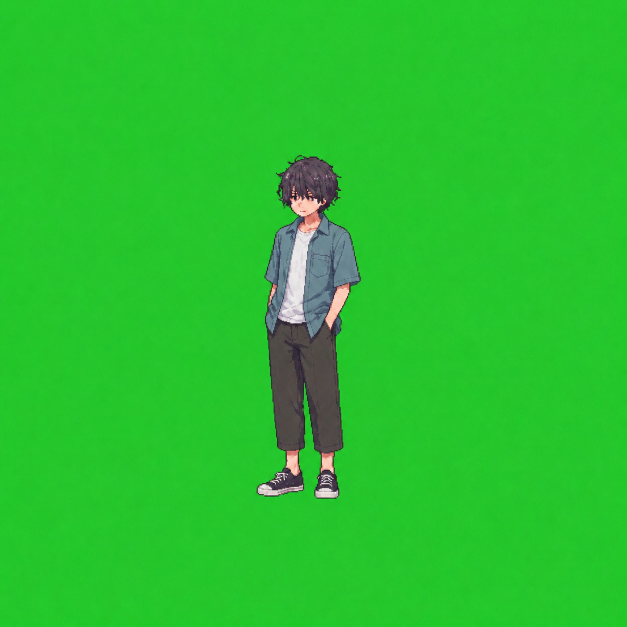
#> input picture art_source/hero2_casual_greenscreen.png, 1254 x 1254 px (shown at 1/2 size)
$ python import_sprite.py ../art_source/hero2_casual_greenscreen.png out.png
#> lines starting #> are read from the running program, lines starting #| are printed output that depends on the picture; after the words box and inside, x2 and y2 are one past the last pixel; in counts of white or black regions, pixels touching at a corner belong together
"""Turn an upscaled pixel-art image on a green screen into a clean game sprite.

AI image tools usually output "pixel art" upscaled to ~1024-1254px with soft
edges. This script:
  1. finds the size of one art pixel (or uses --block),
  2. samples each block at its centre (median) to get the true low-res pixels,
  3. removes the green screen and green fringes (chroma key + despill),
  4. trims empty space and saves a PNG with transparency.

Usage:
  python3 tools/import_sprite.py SRC.png assets/characters/NAME.png [--block 8.5 | --height 112] [--glass-rows 60]
"""
import argparse

import numpy as np
from PIL import Image


def is_green(rgb):
    r, g, b = rgb[..., 0], rgb[..., 1], rgb[..., 2]
    return (g > 140) & (g > r * 1.6) & (g > b * 1.6)


def estimate_block(rgb):
    """Most common spacing between colour edges inside the subject."""
    mask = ~is_green(rgb)
    ys, xs = np.where(mask)
    sub = rgb[ys.min():ys.max(), xs.min():xs.max()].astype(int)
    best = []
    for axis in (0, 1):
        edges = (np.abs(np.diff(sub, axis=axis)).sum(2) > 30).sum(axis=1 - axis).astype(float)
        edges -= edges.mean()
        scores = {}
        # Search fractional block sizes: score = how well edges line up on a grid
        for step in np.arange(4.0, 16.01, 0.05):
            idx = np.arange(0, len(edges) - 1, step)
            phases = []
            for phase in np.arange(0, step, 0.5):
                pos = np.clip(np.round(idx + phase).astype(int), 0, len(edges) - 1)
                phases.append(edges[pos].mean())
            scores[round(step, 2)] = max(phases) - np.mean(phases)
        best.append(max(scores, key=scores.get))
    return float(np.mean(best))


def find_phase(rgb, block):
    """Grid offset where block boundaries best match colour edges."""
    edges_x = (np.abs(np.diff(rgb.astype(int), axis=1)).sum(2) > 30).sum(0)
    edges_y = (np.abs(np.diff(rgb.astype(int), axis=0)).sum(2) > 30).sum(1)
    def best(edges):
        scores = []
        for phase in np.arange(0, block, 0.25):
            pos = np.round(np.arange(phase, len(edges), block)).astype(int)
            pos = pos[pos < len(edges)]
            scores.append((edges[pos].mean(), phase))
        return max(scores)[1]
    return best(edges_x), best(edges_y)


def downsample(rgb, block, phase):
    h, w, _ = rgb.shape
    px, py = phase
    cols = int((w - px) // block)
    rows = int((h - py) // block)
    out = np.zeros((rows, cols, 3), dtype=np.uint8)
    q = max(1, int(block * 0.25))
    for j in range(rows):
        cy = int(py + (j + 0.5) * block)
        for i in range(cols):
            cx = int(px + (i + 0.5) * block)
            patch = rgb[max(0, cy - q):cy + q + 1, max(0, cx - q):cx + q + 1].reshape(-1, 3)
            out[j, i] = np.median(patch, axis=0)
    return out


def unmix_glass(rgb, alpha, rows):
    """See-through parts (a clear umbrella) show the green screen through them: the
    greener a pixel, the more transparent. Take the green back out: alpha from how far
    the pixel's green excess is from the screen's, colour = (pixel - (1-a)*screen) / a."""
    screen = np.median(rgb[alpha == 0], axis=0)
    excess = rgb[..., 1] - np.maximum(rgb[..., 0], rgb[..., 2])
    full = screen[1] - max(screen[0], screen[2])
    glass = (alpha > 0) & (excess > 12)
    glass[rows:] = False                  # only where the see-through part is (not edge fringe lower down)
    a = np.clip(1 - excess / full, 0.18, 1.0)
    col = (rgb - (1 - a[..., None]) * screen) / a[..., None]
    rgb = np.where(glass[..., None], np.clip(col, 0, 255), rgb)
    alpha = np.where(glass, np.round(a * 255), alpha)
    return rgb.astype(int), alpha.astype(int), glass


def key_out(small, glass_rows=0, warm_fringe=False):
    rgb = small.astype(int)
    alpha = np.where(is_green(rgb), 0, 255)
    see_through = np.zeros(alpha.shape, bool)
    if glass_rows:
        rgb, alpha, see_through = unmix_glass(rgb, alpha, glass_rows)
    r, g, b = rgb[..., 0], rgb[..., 1], rgb[..., 2]
    # Fringe pixels: still greenish after keying -> pull green down to the other channels
    spill = (g > r) & (g > b) & (alpha > 0) & ~see_through
    rgb[..., 1] = np.where(spill, np.maximum(r, b), g)
    if warm_fringe:
        # Dark fringe left teal by the despill -> the drawing's dark warm outline colour
        # (only for characters with no green/teal in them: it would recolour a teal jacket)
        dark = spill & (r + g + b < 260)
        rgb[dark] = (46, 26, 32)
    # Fringe that is mostly green -> drop it
    weak = spill & (g > 120) & (g - np.maximum(r, b) > 60)
    alpha = np.where(weak, 0, alpha)
    return np.dstack([np.clip(rgb, 0, 255), alpha]).astype(np.uint8)


def main():
    ap = argparse.ArgumentParser()
    ap.add_argument("src")
    ap.add_argument("dst")
    ap.add_argument("--block", type=float, default=0.0, help="size of one art pixel in the source (auto if 0)")
    ap.add_argument("--glass-rows", type=int, default=0,
                    help="see-through parts (clear umbrella) in the top N rows of the sprite (before trimming): "
                         "unmix the green screen into partial transparency")
    ap.add_argument("--warm-fringe", action="store_true",
                    help="dark green-screen fringe -> dark warm outline (characters without green/teal)")
    ap.add_argument("--height", type=int, default=0,
                    help="character height in game pixels: sample with the block that gives this height "
                         "(to match another character's size, e.g. a shorter heroine next to the hero)")
    args = ap.parse_args()

    rgb = np.asarray(Image.open(args.src).convert("RGB"))
#> rgb is the input picture: shape (1254, 1254, 3); mean R, G, B 40.3, 193.4, 46.9
    if args.height:
        ys = np.nonzero((~is_green(rgb)).any(1))[0]
        block = (ys.max() - ys.min() + 1) / args.height
    else:
        block = args.block or estimate_block(rgb)
#> in is_green, `return (g > 140) & (g > r * 1.6) & (g > b * 1.6)`:
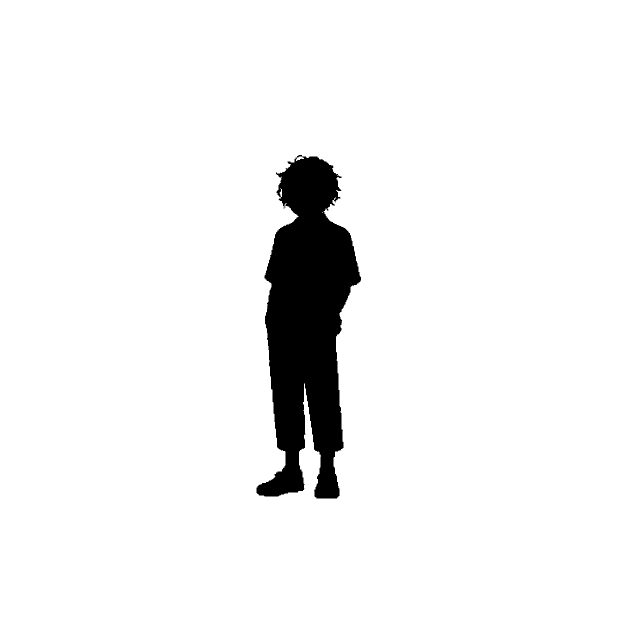
#> returned value: shape (1254, 1254) bool (shown at 1/2 size); 94.6% white; 2 black regions (1 under 20 px), largest, box (x1, y1, x2, y2) and area: (513, 310, 722, 997) 85674
#> in estimate_block, `sub = rgb[ys.min():ys.max(), xs.min():xs.max()].astype(int)`:
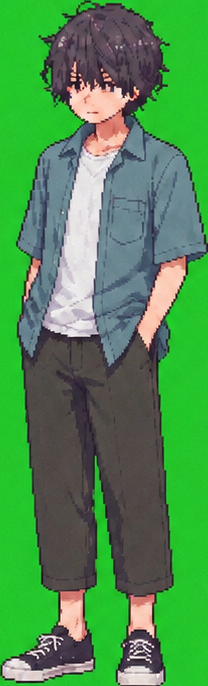
#> sub: shape (686, 208, 3) int64; mean R, G, B 79.3, 142.2, 82.2
#> after the loop in estimate_block, `for axis in (0, 1):`: best = [13.5, 14.8]
#> block = 14.15
    phase = find_phase(rgb, block)
#> in find_phase, `edges_x = (np.abs(np.diff(rgb.astype(int), axis=1)).sum(2) > 30).sum(0)`: edges_x = 1253 values, max 252 at index 607, min 0 at index 1, mean 17.65
#> in find_phase, `edges_y = (np.abs(np.diff(rgb.astype(int), axis=0)).sum(2) > 30).sum(1)`: edges_y = 1253 values, max 94 at index 979, min 0 at index 0, mean 11.31
#> after the loop in best, `for phase in np.arange(0, block, 0.25):`: scores = 57 pairs, first value 15.92 to 19.61, second value 0 to 14
#> phase = (14, 1)
    small = downsample(rgb, block, phase)
#> in downsample, `px, py = phase`: px = 14; py = 1
#> in downsample, `cols = int((w - px) // block)`: cols = 87
#> in downsample, `rows = int((h - py) // block)`: rows = 88
#> in downsample, `q = max(1, int(block * 0.25))`: q = 3
#> the loop in downsample, `for j in range(rows):` made 88 passes
#> cy on passes 1 to 12: 8, 22, 36, 50, 64, 78, 92, 107, 121, 135, 149, 163
    rgba = key_out(small, args.glass_rows, args.warm_fringe)
#> in is_green (call 2), `r, g, b = rgb[..., 0], rgb[..., 1], rgb[..., 2]`:
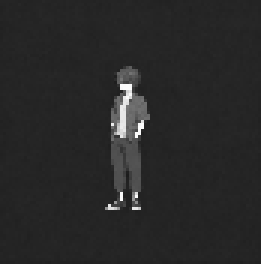
#> r: shape (88, 87) int64 (shown 3 times larger); min 29, max 252, mean 40.4
#> in is_green (call 2), `r, g, b = rgb[..., 0], rgb[..., 1], rgb[..., 2]`:
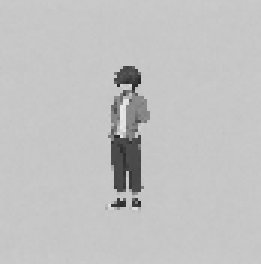
#> g: shape (88, 87) int64 (shown 3 times larger); min 38, max 232, mean 193.4
#> in is_green (call 2), `return (g > 140) & (g > r * 1.6) & (g > b * 1.6)`: returned value: shape (88, 87) bool; 94.4% white; 1 black region, box (x1, y1, x2, y2) and area: (35, 22, 50, 70) 425
#> in key_out, `spill = (g > r) & (g > b) & (alpha > 0) & ~see_through`:
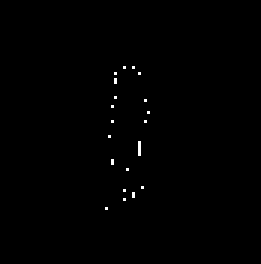
#> spill: shape (88, 87) bool (shown 3 times larger); 0.35% white in thin lines or dots, all inside (x1, y1, x2, y2) = (35, 22, 50, 70)
#> in key_out, `rgb[..., 1] = np.where(spill, np.maximum(r, b), g)`:
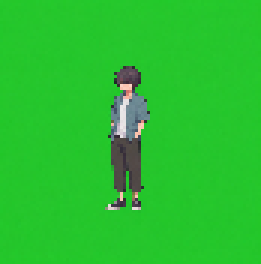
#> rgb: shape (88, 87, 3) int64 (shown 3 times larger); mean R, G, B 40.4, 193.3, 47.1
#> in key_out, `weak = spill & (g > 120) & (g - np.maximum(r, b) > 60)`: weak: shape (88, 87) bool; every value is 0
#> in key_out, `return np.dstack([np.clip(rgb, 0, 255), alpha]).astype(np.uint8)`:
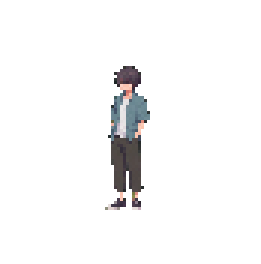
#> returned value: shape (88, 87, 4) (shown 3 times larger); mean of channels 0, 1, 2, 3 40.4, 193.3, 47.1, 14.2; transparent parts drawn white
    img = Image.fromarray(rgba, "RGBA")
    img = img.crop(img.getbbox())
    img.save(args.dst)
    print(f"block={block:.2f} phase=({phase[0]:.2f},{phase[1]:.2f}) -> {img.size[0]}x{img.size[1]} saved {args.dst}")
#| block=14.15 phase=(14.00,1.00) -> 15x48 saved out.png


if __name__ == "__main__":
    main()

$ run again, on art_source/hero2_uniform_greenscreen.png
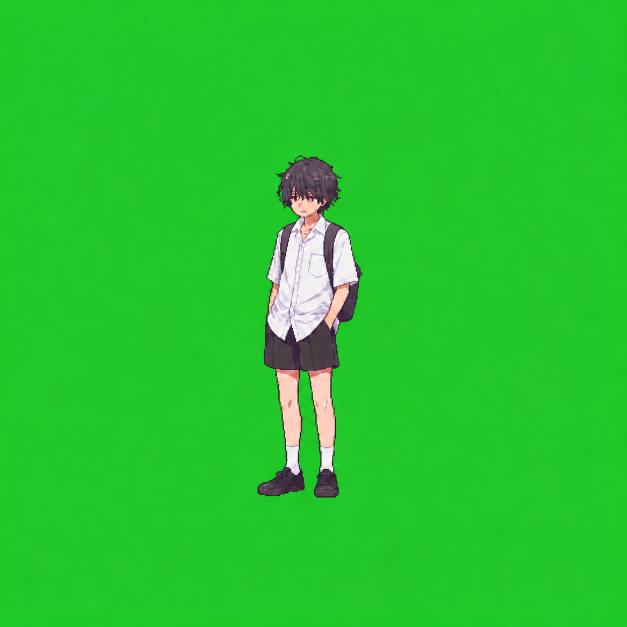
#> input picture art_source/hero2_uniform_greenscreen.png, 1254 x 1254 px (shown at 1/2 size)
#> in main, rgb is the input picture: shape (1254, 1254, 3); mean R, G, B 40, 196.3, 47.6
#> mask: shape (1254, 1254) bool; 5.1% white; 1 white region, box (x1, y1, x2, y2) and area: (515, 311, 725, 996) 79723
#> after the loop in estimate_block, `for axis in (0, 1):`: best = [14.15, 13.55]
#> block = 13.85
#> edges_x = 1253 values, max 348 at index 597, min 0 at index 1, mean 17.99
#> edges_y = 1253 values, max 85 at index 740, min 0 at index 0, mean 11.3
#> after the loop in best, `for phase in np.arange(0, block, 0.25):`: scores = 56 pairs, first value 15.97 to 20.41, second value 0 to 13.75
#> phase = (1.25, 6)
#> px = 1.25; py = 6
#> cols = 90
#> q = 3
#> the loop in downsample, `for j in range(rows):` made 90 passes
#> cy on passes 1 to 8: 12, 26, 40, 54, 68, 82, 96, 109
#> r: shape (90, 90) int64
#> g: shape (90, 90) int64
#> b: shape (90, 90) int64
#> alpha: shape (90, 90) int64; 5% white; 1 white region, box (x1, y1, x2, y2) and area: (37, 22, 52, 71) 404
#> in key_out, `spill = (g > r) & (g > b) & (alpha > 0) & ~see_through`:
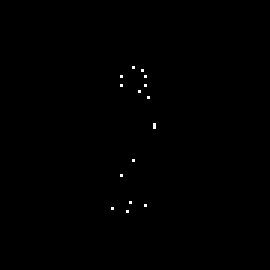
#> spill: shape (90, 90) bool (shown 3 times larger); 0.2% white in thin lines or dots, all inside (x1, y1, x2, y2) = (37, 22, 52, 71)
#> weak: shape (90, 90) bool; every value is 0
#> in key_out, `return np.dstack([np.clip(rgb, 0, 255), alpha]).astype(np.uint8)`:
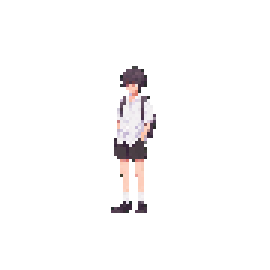
#> returned value: shape (90, 90, 4) (shown 3 times larger); mean of channels 0, 1, 2, 3 40.1, 196.4, 47.8, 12.7; transparent parts drawn white
#| block=13.85 phase=(1.25,6.00) -> 15x49 saved out.png

$ run again, on art_source/hero_casual_greenscreen.png
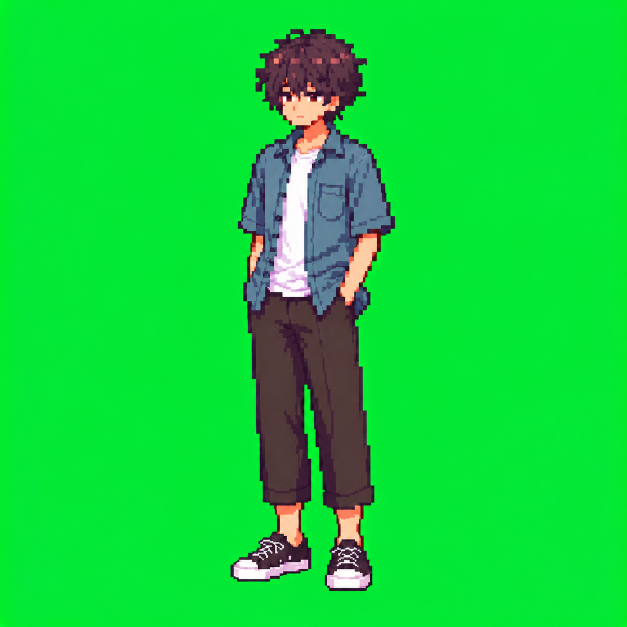
#> input picture art_source/hero_casual_greenscreen.png, 1254 x 1254 px (shown at 1/2 size)
#> in main, rgb is the input picture: shape (1254, 1254, 3); mean R, G, B 17.3, 211.8, 59.3
#> in is_green, `return (g > 140) & (g > r * 1.6) & (g > b * 1.6)`:
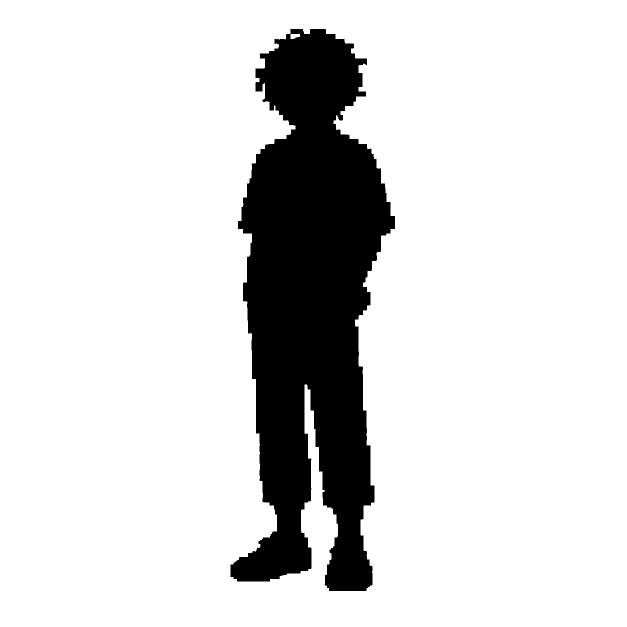
#> returned value: shape (1254, 1254) bool (shown at 1/2 size); 85.4% white; 1 black region, box (x1, y1, x2, y2) and area: (461, 58, 790, 1182) 229136
#> after the loop in estimate_block, `for axis in (0, 1):`: best = [9.55, 8.9]
#> block = 9.23
#> edges_x = 1253 values, max 498 at index 511, min 0 at index 0, mean 26.24
#> edges_y = 1253 values, max 156 at index 116, min 0 at index 0, mean 18.81
#> after the loop in best, `for phase in np.arange(0, block, 0.25):`: scores = 37 pairs, first value 20.26 to 35.07, second value 0 to 9
#> phase = (5.5, 4.25)
#> px = 5.5; py = 4.25
#> cols = 135
#> q = 2
#> the loop in downsample, `for j in range(rows):` made 135 passes
#> cy on passes 1 to 8: 8, 18, 27, 36, 45, 54, 64, 73
#> r: shape (135, 135) int64
#> g: shape (135, 135) int64
#> b: shape (135, 135) int64
#> alpha: shape (135, 135) int64; 14.8% white; 1 white region, box (x1, y1, x2, y2) and area: (49, 6, 85, 128) 2694
#> spill: shape (135, 135) bool; 0.13% white in thin lines or dots, all inside (x1, y1, x2, y2) = (49, 7, 83, 125)
#> weak: shape (135, 135) bool; every value is 0
#> in main, `img = img.crop(img.getbbox())`:
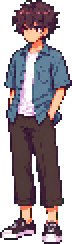
#> img: PIL image 36x122 RGBA (shown 2 times larger); mean R, G, B, A 66.5, 145.3, 81.7, 156.4; transparent parts drawn white
#| block=9.23 phase=(5.50,4.25) -> 36x122 saved out.png

$ run again, on art_source/hero_two_straps_ref.png
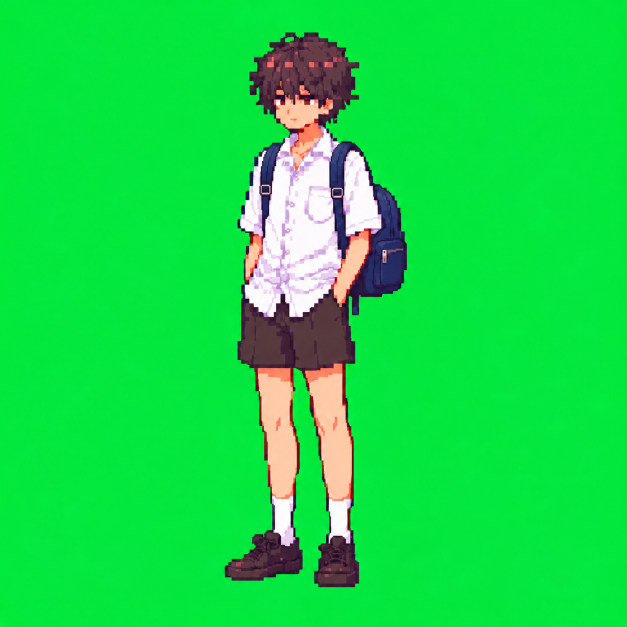
#> input picture art_source/hero_two_straps_ref.png, 1254 x 1254 px (shown at 1/2 size)
#> in main, rgb is the input picture: shape (1254, 1254, 3); mean R, G, B 24.1, 217.9, 71.4
#> mask: shape (1254, 1254) bool; 13.7% white; 1 white region, box (x1, y1, x2, y2) and area: (449, 65, 814, 1175) 214979
#> after the loop in estimate_block, `for axis in (0, 1):`: best = [9.45, 8.75]
#> block = 9.1
#> edges_x = 1253 values, max 417 at index 579, min 0 at index 0, mean 28.14
#> edges_y = 1253 values, max 140 at index 735, min 0 at index 0, mean 17.64
#> after the loop in best, `for phase in np.arange(0, block, 0.25):`: scores = 37 pairs, first value 19.93 to 36.72, second value 0 to 9
#> phase = (7.5, 7)
#> px = 7.5; py = 7
#> cols = 136
#> rows = 137
#> q = 2
#> the loop in downsample, `for j in range(rows):` made 137 passes
#> cy on passes 1 to 8: 11, 20, 29, 38, 47, 57, 66, 75
#> r: shape (137, 136) int64
#> g: shape (137, 136) int64
#> b: shape (137, 136) int64
#> alpha: shape (137, 136) int64; 13.9% white; 1 white region, box (x1, y1, x2, y2) and area: (49, 6, 89, 128) 2590
#> spill: shape (137, 136) bool; 0.17% white in thin lines or dots, all inside (x1, y1, x2, y2) = (51, 7, 87, 123)
#> weak: shape (137, 136) bool; every value is 0
#> in main, `img = img.crop(img.getbbox())`:
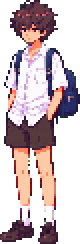
#> img: PIL image 40x122 RGBA (shown 2 times larger); mean R, G, B, A 86.4, 176.7, 101, 135.3; transparent parts drawn white
#| block=9.10 phase=(7.50,7.00) -> 40x122 saved out.png
